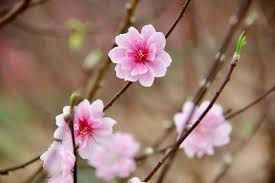
#> input picture Final/CVFL23PRJ12FEP02/data/images/anh1.jpg, 275 x 183 px
$ python CVFL23PRJ12FEP0201.py
#> lines starting #> are read from the running program, lines starting #| are printed output that depends on the picture
#> the answer given: 1
import cv2
import numpy as np
import matplotlib.pyplot as plt

# Can bang luoc do tan suat cho anh da muc xam

def equalize_frequency_histogram():

    img = cv2.imread('./data/images/anh1.jpg', cv2.IMREAD_GRAYSCALE)
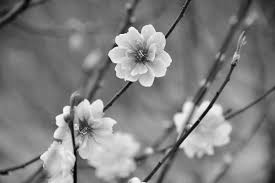
#> img: shape (183, 275); min 0, max 255, mean 127.9
    assert img is not None, "File could not be read, check with os.path.exists()"
    # Áp dụng cân bằng histogram
    equ = cv2.equalizeHist(img)
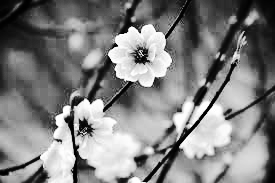
#> equ: shape (183, 275); min 0, max 255, mean 128.6
    # Hiển thị ảnh gốc và ảnh sau khi cân bằng histogram
    plt.subplot(121), plt.imshow(img, cmap='gray'), plt.title('Original Image')
    plt.subplot(122), plt.imshow(equ, cmap='gray'), plt.title('Equalized Image')
    plt.show()
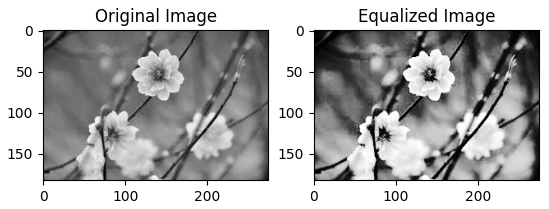
#> figure drawn by matplotlib, 2 panels
    # Hiển thị lược đồ tần suất của ảnh gốc và ảnh sau khi cân bằng histogram
    plt.figure(figsize=(12, 4))
    plt.subplot(141), plt.imshow(img, cmap='gray'), plt.title('Original Image')
    plt.subplot(142), plt.hist(img.ravel(), 256, [0, 256]), plt.title('Original Histogram')

    plt.subplot(143), plt.imshow(equ, cmap='gray'), plt.title('Equalized Image')
    plt.subplot(144), plt.hist(equ.ravel(), 256, [0, 256]), plt.title('Equalized Histogram')

    plt.show()
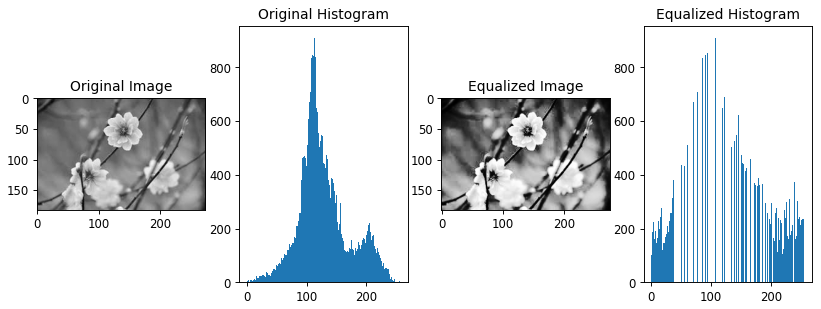
#> figure drawn by matplotlib, 4 panels; panel 2: tallest bar 909 high, from x = 113 to 114; panel 4: tallest bar 909 high, from x = 107 to 108

# Can bang luoc do tan suat cho anh mau

# [49 lines left out: functions equalize_frequency_histogram_for_color, equalize_frequency_histogram_adaptive, not called in this run]

if __name__ == '__main__':
    while 1:
        print("0: Kết thúc\n1: equalize_frequency_histogram\n2: equalize_frequency_histogram_for_color\n3: equalize_frequency_histogram_adaptive\n")
#> (the run stopped early here; a loop or call above may not have finished)
